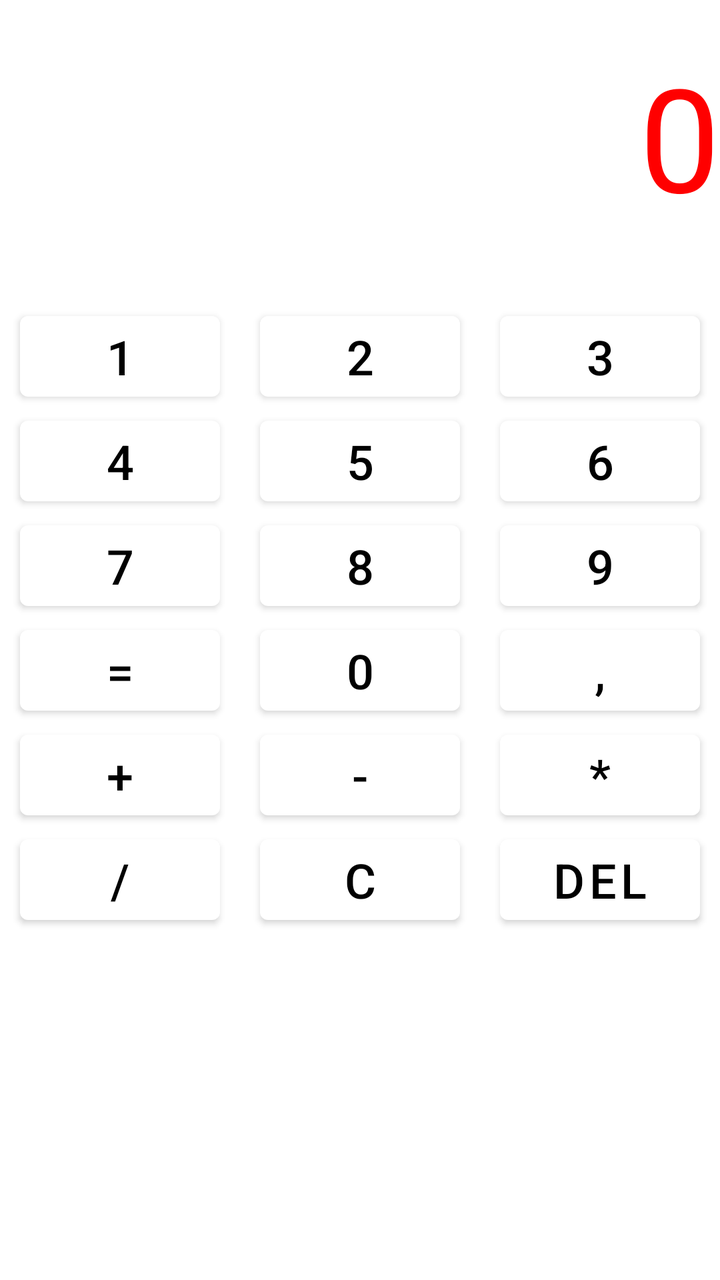
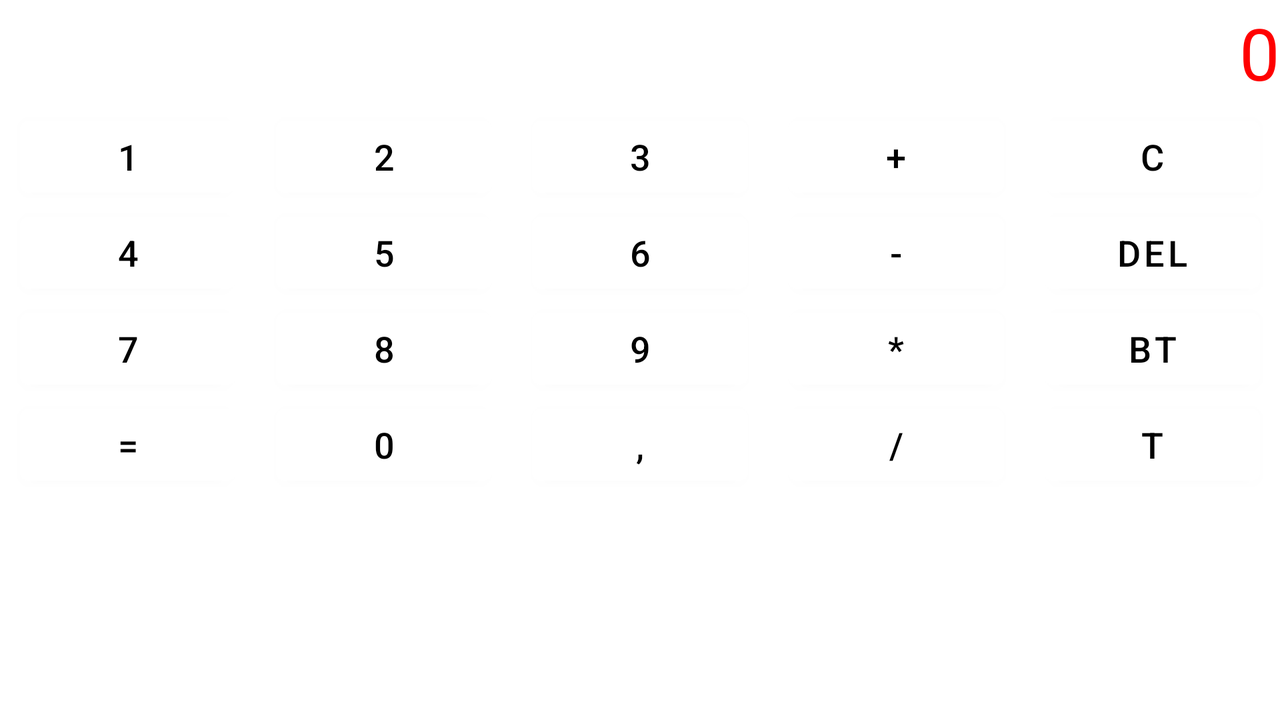

One screen, two layout resources from the same app: the default and the repository's alternative for another configuration. Each is rendered where Android would select it; the XML of both is given below.
<!-- AndroidManifest.xml: application theme Theme.AndroidCourseCalculator -->
<!-- res/layout/activity_main.xml -->
<?xml version="1.0" encoding="utf-8"?>
<TableLayout xmlns:android="http://schemas.android.com/apk/res/android"
    xmlns:tools="http://schemas.android.com/tools"
    android:layout_width="match_parent"
    android:layout_height="match_parent"
    android:orientation="vertical"
    android:background="@drawable/pavement"
    tools:context=".MainActivity">

    <TextView
        android:id="@+id/calculation_result_text_view"
        android:layout_width="wrap_content"
        android:layout_height="wrap_content"
        android:layout_marginTop="@dimen/text_view_margin_top"
        android:gravity="right"
        android:text="@string/default_text_view_string"
        android:textColor="@color/default_text_view_color"
        android:textSize="@dimen/default_text_view_text_size" />

    <TableRow
        android:layout_width="match_parent"
        android:layout_height="match_parent"
        android:layout_gravity="center_horizontal"
        android:layout_marginTop="@dimen/row_margin_top">

        <com.google.android.material.button.MaterialButton
            android:id="@+id/digit_one_button"
            style="@style/DefaultCalcButton"
            android:text="@string/button_text_1" />

        <com.google.android.material.button.MaterialButton
            android:id="@+id/digit_two_button"
            style="@style/DefaultCalcButton"
            android:text="@string/button_text_2" />

        <com.google.android.material.button.MaterialButton
            android:id="@+id/digit_three_button"
            style="@style/DefaultCalcButton"
            android:text="@string/button_text_3" />
    </TableRow>

    <TableRow
        android:layout_width="match_parent"
        android:layout_height="match_parent"
        android:layout_gravity="center_horizontal">

        <com.google.android.material.button.MaterialButton
            android:id="@+id/digit_four_button"
            style="@style/DefaultCalcButton"
            android:text="@string/button_text_4" />

        <com.google.android.material.button.MaterialButton
            android:id="@+id/digit_five_button"
            style="@style/DefaultCalcButton"
            android:text="@string/button_text_5" />

        <com.google.android.material.button.MaterialButton
            android:id="@+id/digit_six_button"
            style="@style/DefaultCalcButton"
            android:text="@string/button_text_6" />
    </TableRow>

    <TableRow
        android:layout_width="match_parent"
        android:layout_height="match_parent"
        android:layout_gravity="center_horizontal">

        <com.google.android.material.button.MaterialButton
            android:id="@+id/digit_seven_button"
            style="@style/DefaultCalcButton"
            android:text="@string/button_text_7" />

        <com.google.android.material.button.MaterialButton
            android:id="@+id/digit_eight_button"
            style="@style/DefaultCalcButton"
            android:text="@string/button_text_8" />

        <com.google.android.material.button.MaterialButton
            android:id="@+id/digit_nine_button"
            style="@style/DefaultCalcButton"
            android:text="@string/button_text_9" />
    </TableRow>

    <TableRow
        android:layout_width="match_parent"
        android:layout_height="match_parent"
        android:layout_gravity="center_horizontal">

        <com.google.android.material.button.MaterialButton
            android:id="@+id/operation_equal_button"
            style="@style/DefaultCalcButton"
            android:text="@string/button_text_equal" />

        <com.google.android.material.button.MaterialButton
            android:id="@+id/digit_zero_button"
            style="@style/DefaultCalcButton"
            android:text="@string/button_text_0" />

        <com.google.android.material.button.MaterialButton
            android:id="@+id/digit_dot_button"
            style="@style/DefaultCalcButton"
            android:text="@string/button_text_comma" />
    </TableRow>

    <TableRow>
        <com.google.android.material.button.MaterialButton
            android:id="@+id/operation_addition_button"
            android:text="@string/button_text_plus"
            style="@style/DefaultCalcButton"/>

        <com.google.android.material.button.MaterialButton
            android:id="@+id/operation_subtraction_button"
            style="@style/DefaultCalcButton"
            android:text="@string/button_text_minus" />

        <com.google.android.material.button.MaterialButton
            android:id="@+id/operation_multiplication_button"
            style="@style/DefaultCalcButton"
            android:text="@string/button_text_multiplication" />
    </TableRow>

    <TableRow
        android:layout_width="match_parent"
        android:layout_height="match_parent"
        android:layout_gravity="center_horizontal">

        <com.google.android.material.button.MaterialButton
            android:id="@+id/operation_division_button"
            style="@style/DefaultCalcButton"
            android:text="@string/button_text_division" />

        <com.google.android.material.button.MaterialButton
            android:id="@+id/clear_display_button"
            style="@style/DefaultCalcButton"
            android:text="@string/text_button_c" />

        <com.google.android.material.button.MaterialButton
            android:id="@+id/delete_last_char_button"
            style="@style/DefaultCalcButton"
            android:text="@string/button_text_del" />
    </TableRow>
</TableLayout>
<!-- resources referenced by this layout -->
<resources>
  <color name="default_text_view_color">#FF0000</color>
  <dimen name="default_text_view_text_size">72sp</dimen>
  <dimen name="row_margin_top">36dp</dimen>
  <dimen name="text_view_margin_top">20dp</dimen>
  <string name="button_text_0">0</string>
  <string name="button_text_1">1</string>
  <string name="button_text_2">2</string>
  <string name="button_text_3">3</string>
  <string name="button_text_4">4</string>
  <string name="button_text_5">5</string>
  <string name="button_text_6">6</string>
  <string name="button_text_7">7</string>
  <string name="button_text_8">8</string>
  <string name="button_text_9">9</string>
  <string name="button_text_comma">,</string>
  <string name="button_text_del">Del</string>
  <string name="button_text_division">/</string>
  <string name="button_text_equal">=</string>
  <string name="button_text_minus">-</string>
  <string name="button_text_multiplication">*</string>
  <string name="button_text_plus">+</string>
  <string name="default_text_view_string">0</string>
  <string name="text_button_c">C</string>
  <style name="DefaultCalcButton">
          <item name="android:layout_width">@dimen/default_button_width</item>
          <item name="android:layout_height">wrap_content</item>
          <item name="android:layout_weight">1</item>
          <item name="android:layout_marginHorizontal">@dimen/default_button_horizontal_marge</item>
          <item name="backgroundTint">@color/default_button_background_tint</item>
          <item name="android:textColor">@color/default_button_text_color</item>
          <item name="android:textSize">@dimen/default_button_text_size</item>
      </style>
  <style name="Theme.AndroidCourseCalculator" parent="Theme.MaterialComponents.DayNight.DarkActionBar">
          
          <item name="colorPrimary">@color/purple_500</item>
          <item name="colorPrimaryVariant">@color/purple_700</item>
          <item name="colorOnPrimary">@color/white</item>
          
          <item name="colorSecondary">@color/teal_200</item>
          <item name="colorSecondaryVariant">@color/teal_700</item>
          <item name="colorOnSecondary">@color/black</item>
          
          <item name="android:statusBarColor" tools:targetApi="l">?attr/colorPrimaryVariant</item>
          
      </style>
  <dimen name="default_button_width">0dp</dimen>
  <dimen name="default_button_horizontal_marge">10dp</dimen>
  <color name="default_button_background_tint">#FFFFFF</color>
  <color name="default_button_text_color">#000000</color>
  <dimen name="default_button_text_size">24sp</dimen>
  <color name="purple_500">#FF6200EE</color>
  <color name="purple_700">#FF3700B3</color>
  <color name="white">#FFFFFFFF</color>
  <color name="teal_200">#FF03DAC5</color>
  <color name="teal_700">#FF018786</color>
  <color name="black">#FF000000</color>
</resources>
<!-- res/layout-land/activity_main.xml (the repository's variant of the layout above) -->
<!-- drawn on the phone turned sideways -->
<?xml version="1.0" encoding="utf-8"?>
<TableLayout xmlns:android="http://schemas.android.com/apk/res/android"
    xmlns:tools="http://schemas.android.com/tools"
    android:layout_width="match_parent"
    android:layout_height="match_parent"
    android:orientation="horizontal"
    android:background="@drawable/pavement"
    tools:context=".MainActivity">

    <TextView
        android:id="@+id/calculation_result_text_view"
        android:layout_width="wrap_content"
        android:layout_height="wrap_content"
        android:layout_marginTop="@dimen/text_view_margin_top"
        android:gravity="right"
        android:text="@string/default_text_view_string"
        android:textColor="@color/default_text_view_color"
        android:textSize="@dimen/default_text_view_text_size" />

    <TableRow
        android:layout_width="match_parent"
        android:layout_height="match_parent"
        android:layout_gravity="center_horizontal"
        android:layout_marginTop="@dimen/row_margin_top">

        <com.google.android.material.button.MaterialButton
            android:id="@+id/digit_one_button"
            style="@style/DefaultCalcButton"
            android:text="@string/button_text_1" />

        <com.google.android.material.button.MaterialButton
            android:id="@+id/digit_two_button"
            style="@style/DefaultCalcButton"
            android:text="@string/button_text_2" />

        <com.google.android.material.button.MaterialButton
            android:id="@+id/digit_three_button"
            style="@style/DefaultCalcButton"
            android:text="@string/button_text_3" />

        <com.google.android.material.button.MaterialButton
            android:id="@+id/operation_addition_button"
            android:text="@string/button_text_plus"
            style="@style/DefaultCalcButton"/>

        <com.google.android.material.button.MaterialButton
            android:id="@+id/clear_display_button"
            style="@style/DefaultCalcButton"
            android:text="@string/text_button_c" />
    </TableRow>

    <TableRow
        android:layout_width="match_parent"
        android:layout_height="match_parent"
        android:layout_gravity="center_horizontal">

        <com.google.android.material.button.MaterialButton
            android:id="@+id/digit_four_button"
            style="@style/DefaultCalcButton"
            android:text="@string/button_text_4" />

        <com.google.android.material.button.MaterialButton
            android:id="@+id/digit_five_button"
            style="@style/DefaultCalcButton"
            android:text="@string/button_text_5" />

        <com.google.android.material.button.MaterialButton
            android:id="@+id/digit_six_button"
            style="@style/DefaultCalcButton"
            android:text="@string/button_text_6" />

        <com.google.android.material.button.MaterialButton
            android:id="@+id/operation_subtraction_button"
            style="@style/DefaultCalcButton"
            android:text="@string/button_text_minus" />

        <com.google.android.material.button.MaterialButton
            android:id="@+id/delete_last_char_button"
            style="@style/DefaultCalcButton"
            android:text="@string/button_text_del" />
    </TableRow>

    <TableRow
        android:layout_width="match_parent"
        android:layout_height="match_parent"
        android:layout_gravity="center_horizontal">

        <com.google.android.material.button.MaterialButton
            android:id="@+id/digit_seven_button"
            style="@style/DefaultCalcButton"
            android:text="@string/button_text_7" />

        <com.google.android.material.button.MaterialButton
            android:id="@+id/digit_eight_button"
            style="@style/DefaultCalcButton"
            android:text="@string/button_text_8" />

        <com.google.android.material.button.MaterialButton
            android:id="@+id/digit_nine_button"
            style="@style/DefaultCalcButton"
            android:text="@string/button_text_9" />

        <com.google.android.material.button.MaterialButton
            android:id="@+id/operation_multiplication_button"
            style="@style/DefaultCalcButton"
            android:text="@string/button_text_multiplication" />

        <com.google.android.material.button.MaterialButton
            style="@style/DefaultCalcButton"
            android:text="@string/button_string_bt" />
    </TableRow>

    <TableRow
        android:layout_width="match_parent"
        android:layout_height="match_parent"
        android:layout_gravity="center_horizontal">

        <com.google.android.material.button.MaterialButton
            android:id="@+id/operation_equal_button"
            style="@style/DefaultCalcButton"
            android:text="@string/button_text_equal" />

        <com.google.android.material.button.MaterialButton
            android:id="@+id/digit_zero_button"
            style="@style/DefaultCalcButton"
            android:text="@string/button_text_0" />

        <com.google.android.material.button.MaterialButton
            android:id="@+id/digit_dot_button"
            style="@style/DefaultCalcButton"
            android:text="@string/button_text_comma" />

        <com.google.android.material.button.MaterialButton
            android:id="@+id/operation_division_button"
            style="@style/DefaultCalcButton"
            android:text="@string/button_text_division" />

        <com.google.android.material.button.MaterialButton
            style="@style/DefaultCalcButton"
            android:text="@string/button_text_t" />
    </TableRow>
</TableLayout>
<!-- resources referenced by the variant -->
<!-- as the phone turned sideways resolves them -->
<resources>
  <color name="default_text_view_color">#FF0000</color>
  <!-- from res/values-land/ -->
  <dimen name="default_text_view_text_size">36sp</dimen>
  <!-- from res/values-land/ -->
  <dimen name="row_margin_top">4dp</dimen>
  <!-- from res/values-land/ -->
  <dimen name="text_view_margin_top">2dp</dimen>
  <string name="button_string_bt">BT</string>
  <string name="button_text_0">0</string>
  <string name="button_text_1">1</string>
  <string name="button_text_2">2</string>
  <string name="button_text_3">3</string>
  <string name="button_text_4">4</string>
  <string name="button_text_5">5</string>
  <string name="button_text_6">6</string>
  <string name="button_text_7">7</string>
  <string name="button_text_8">8</string>
  <string name="button_text_9">9</string>
  <string name="button_text_comma">,</string>
  <string name="button_text_del">Del</string>
  <string name="button_text_division">/</string>
  <string name="button_text_equal">=</string>
  <string name="button_text_minus">-</string>
  <string name="button_text_multiplication">*</string>
  <string name="button_text_plus">+</string>
  <string name="button_text_t">T</string>
  <string name="default_text_view_string">0</string>
  <string name="text_button_c">C</string>
  <style name="DefaultCalcButton">
          <item name="android:layout_width">@dimen/default_button_width</item>
          <item name="android:layout_height">wrap_content</item>
          <item name="android:layout_weight">1</item>
          <item name="android:layout_marginHorizontal">@dimen/default_button_horizontal_marge</item>
          <item name="backgroundTint">@color/default_button_background_tint</item>
          <item name="android:textColor">@color/default_button_text_color</item>
          <item name="android:textSize">@dimen/default_button_text_size</item>
      </style>
  <style name="Theme.AndroidCourseCalculator" parent="Theme.MaterialComponents.DayNight.DarkActionBar">
          
          <item name="colorPrimary">@color/purple_500</item>
          <item name="colorPrimaryVariant">@color/purple_700</item>
          <item name="colorOnPrimary">@color/white</item>
          
          <item name="colorSecondary">@color/teal_200</item>
          <item name="colorSecondaryVariant">@color/teal_700</item>
          <item name="colorOnSecondary">@color/black</item>
          
          <item name="android:statusBarColor" tools:targetApi="l">?attr/colorPrimaryVariant</item>
          
      </style>
  <!-- from res/values-land/ -->
  <dimen name="default_button_width">0dp</dimen>
  <!-- from res/values-land/ -->
  <dimen name="default_button_horizontal_marge">10dp</dimen>
  <color name="default_button_background_tint">#FFFFFF</color>
  <color name="default_button_text_color">#000000</color>
  <!-- from res/values-land/ -->
  <dimen name="default_button_text_size">18sp</dimen>
  <color name="purple_500">#FF6200EE</color>
  <color name="purple_700">#FF3700B3</color>
  <color name="white">#FFFFFFFF</color>
  <color name="teal_200">#FF03DAC5</color>
  <color name="teal_700">#FF018786</color>
  <color name="black">#FF000000</color>
</resources>
